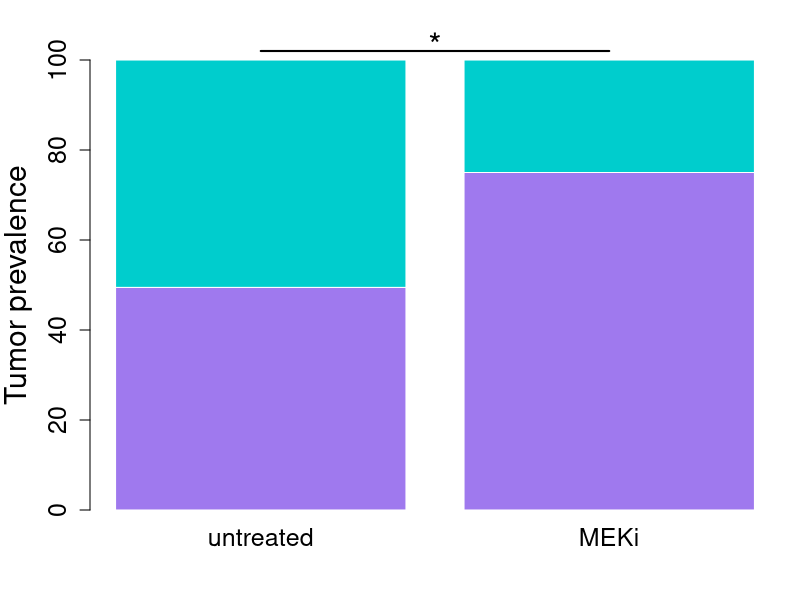

The R source for this figure:
data <- read.table("../data/GEMM_KRASmut_subtypes.tsv", sep="\t", header=TRUE, check.names=FALSE)
data <- data[!data$Subtype %in% "unclassified", ]
data$Subtype <- factor(as.character(data$Subtype), levels=c("PRO", "MUC"))
prev.control <- table(data$Subtype)

data <- read.table("../data/GEMM_MEKi_subtypes.tsv", sep="\t", header=TRUE, check.names=FALSE)
data <- data[!data$Subtype %in% "unclassified", ]
data$Subtype <- factor(as.character(data$Subtype), levels=c("PRO", "MUC"))
prev.MEKi <- table(data$Subtype)

t <- rbind(prev.control, prev.MEKi)
rownames(t) <- c("untreated", "MEKi")
prev <- t(prop.table(t, 1)*100)
fisher.test(t, alternative="less")

pdf("../figures/Fig5_GEMM_MEKi_SubtypePrevalence.pdf", width=4, height=6.5)
par(mar=c(4.5, 4.5, 3, 1), xpd=TRUE)
bp <- barplot(prev, xlab="", ylab="Tumor prevalence", col=c("mediumpurple2", "cyan3"), 
			cex.axis=1.5, cex.lab=1.8, cex.names=1.5, ylim=c(0,100), border=FALSE)
lines(x=c(bp[1], bp[2]), y=rep(102,2), lwd=2)
text(x=(bp[1]+bp[2])/2, y=105, labels="*", cex=2)
dev.off()
